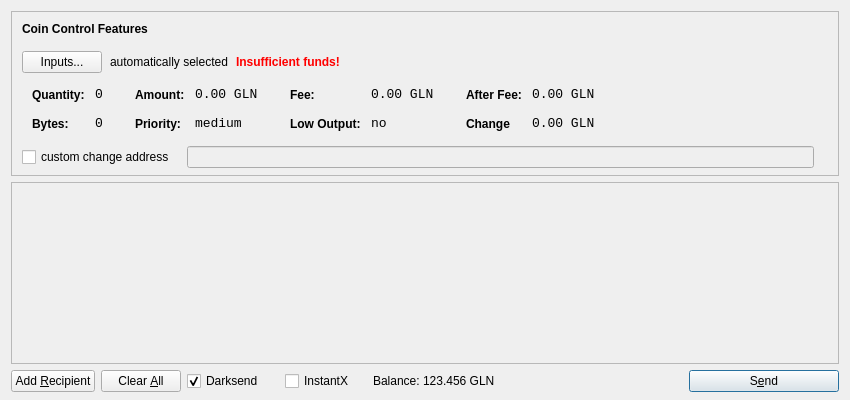
<?xml version="1.0" encoding="UTF-8"?>
<ui version="4.0">
 <class>SendCoinsDialog</class>
 <widget class="QDialog" name="SendCoinsDialog">
  <property name="geometry">
   <rect>
    <x>0</x>
    <y>0</y>
    <width>850</width>
    <height>400</height>
   </rect>
  </property>
  <property name="windowTitle">
   <string>Send Coins</string>
  </property>
  <layout class="QVBoxLayout" name="verticalLayout" stretch="0,1,0">
   <property name="bottomMargin">
    <number>8</number>
   </property>
   <item>
    <widget class="QFrame" name="frameCoinControl">
     <property name="sizePolicy">
      <sizepolicy hsizetype="Expanding" vsizetype="Expanding">
       <horstretch>0</horstretch>
       <verstretch>0</verstretch>
      </sizepolicy>
     </property>
     <property name="maximumSize">
      <size>
       <width>16777215</width>
       <height>16777215</height>
      </size>
     </property>
     <property name="frameShape">
      <enum>QFrame::StyledPanel</enum>
     </property>
     <property name="frameShadow">
      <enum>QFrame::Sunken</enum>
     </property>
     <layout class="QVBoxLayout" name="verticalLayoutCoinControl2">
      <property name="spacing">
       <number>-1</number>
      </property>
      <property name="leftMargin">
       <number>0</number>
      </property>
      <property name="topMargin">
       <number>0</number>
      </property>
      <property name="rightMargin">
       <number>0</number>
      </property>
      <property name="bottomMargin">
       <number>6</number>
      </property>
      <item>
       <layout class="QVBoxLayout" name="verticalLayoutCoinControl" stretch="0,0,0,0,1">
        <property name="spacing">
         <number>0</number>
        </property>
        <property name="leftMargin">
         <number>10</number>
        </property>
        <property name="topMargin">
         <number>10</number>
        </property>
        <item>
         <layout class="QHBoxLayout" name="horizontalLayoutCoinControl1">
          <property name="bottomMargin">
           <number>15</number>
          </property>
          <item>
           <widget class="QLabel" name="labelCoinControlFeatures">
            <property name="sizePolicy">
             <sizepolicy hsizetype="Preferred" vsizetype="Maximum">
              <horstretch>0</horstretch>
              <verstretch>0</verstretch>
             </sizepolicy>
            </property>
            <property name="font">
             <font>
              <weight>75</weight>
              <bold>true</bold>
             </font>
            </property>
            <property name="styleSheet">
             <string notr="true">font-weight:bold;</string>
            </property>
            <property name="text">
             <string>Coin Control Features</string>
            </property>
           </widget>
          </item>
         </layout>
        </item>
        <item>
         <layout class="QHBoxLayout" name="horizontalLayoutCoinControl2" stretch="0,0,0,0">
          <property name="spacing">
           <number>8</number>
          </property>
          <property name="bottomMargin">
           <number>10</number>
          </property>
          <item>
           <widget class="QPushButton" name="pushButtonCoinControl">
            <property name="styleSheet">
             <string notr="true"/>
            </property>
            <property name="text">
             <string>Inputs...</string>
            </property>
           </widget>
          </item>
          <item>
           <widget class="QLabel" name="labelCoinControlAutomaticallySelected">
            <property name="text">
             <string>automatically selected</string>
            </property>
            <property name="margin">
             <number>5</number>
            </property>
           </widget>
          </item>
          <item>
           <widget class="QLabel" name="labelCoinControlInsuffFunds">
            <property name="font">
             <font>
              <weight>75</weight>
              <bold>true</bold>
             </font>
            </property>
            <property name="styleSheet">
             <string notr="true">color:red;font-weight:bold;</string>
            </property>
            <property name="text">
             <string>Insufficient funds!</string>
            </property>
            <property name="margin">
             <number>5</number>
            </property>
           </widget>
          </item>
          <item>
           <spacer name="horizontalSpacerCoinControl">
            <property name="orientation">
             <enum>Qt::Horizontal</enum>
            </property>
            <property name="sizeHint" stdset="0">
             <size>
              <width>40</width>
              <height>1</height>
             </size>
            </property>
           </spacer>
          </item>
         </layout>
        </item>
        <item>
         <widget class="QWidget" name="widgetCoinControl" native="true">
          <property name="sizePolicy">
           <sizepolicy hsizetype="Preferred" vsizetype="Preferred">
            <horstretch>0</horstretch>
            <verstretch>0</verstretch>
           </sizepolicy>
          </property>
          <property name="minimumSize">
           <size>
            <width>0</width>
            <height>0</height>
           </size>
          </property>
          <property name="styleSheet">
           <string notr="true"/>
          </property>
          <layout class="QHBoxLayout" name="horizontalLayoutCoinControl5">
           <property name="margin">
            <number>0</number>
           </property>
           <item>
            <layout class="QHBoxLayout" name="horizontalLayoutCoinControl3" stretch="0,0,0,1">
             <property name="spacing">
              <number>20</number>
             </property>
             <property name="topMargin">
              <number>0</number>
             </property>
             <property name="bottomMargin">
              <number>10</number>
             </property>
             <item>
              <layout class="QFormLayout" name="formLayoutCoinControl1">
               <property name="horizontalSpacing">
                <number>10</number>
               </property>
               <property name="verticalSpacing">
                <number>14</number>
               </property>
               <property name="leftMargin">
                <number>10</number>
               </property>
               <property name="topMargin">
                <number>4</number>
               </property>
               <property name="rightMargin">
                <number>6</number>
               </property>
               <item row="0" column="0">
                <widget class="QLabel" name="labelCoinControlQuantityText">
                 <property name="styleSheet">
                  <string notr="true">font-weight:bold;</string>
                 </property>
                 <property name="text">
                  <string>Quantity:</string>
                 </property>
                 <property name="margin">
                  <number>0</number>
                 </property>
                </widget>
               </item>
               <item row="0" column="1">
                <widget class="QLabel" name="labelCoinControlQuantity">
                 <property name="font">
                  <font>
                   <family>Monospace</family>
                   <pointsize>10</pointsize>
                  </font>
                 </property>
                 <property name="cursor">
                  <cursorShape>IBeamCursor</cursorShape>
                 </property>
                 <property name="contextMenuPolicy">
                  <enum>Qt::ActionsContextMenu</enum>
                 </property>
                 <property name="text">
                  <string>0</string>
                 </property>
                 <property name="margin">
                  <number>0</number>
                 </property>
                 <property name="textInteractionFlags">
                  <set>Qt::LinksAccessibleByMouse|Qt::TextSelectableByKeyboard|Qt::TextSelectableByMouse</set>
                 </property>
                </widget>
               </item>
               <item row="1" column="0">
                <widget class="QLabel" name="labelCoinControlBytesText">
                 <property name="styleSheet">
                  <string notr="true">font-weight:bold;</string>
                 </property>
                 <property name="text">
                  <string>Bytes:</string>
                 </property>
                </widget>
               </item>
               <item row="1" column="1">
                <widget class="QLabel" name="labelCoinControlBytes">
                 <property name="font">
                  <font>
                   <family>Monospace</family>
                   <pointsize>10</pointsize>
                  </font>
                 </property>
                 <property name="cursor">
                  <cursorShape>IBeamCursor</cursorShape>
                 </property>
                 <property name="contextMenuPolicy">
                  <enum>Qt::ActionsContextMenu</enum>
                 </property>
                 <property name="text">
                  <string>0</string>
                 </property>
                 <property name="textInteractionFlags">
                  <set>Qt::LinksAccessibleByMouse|Qt::TextSelectableByKeyboard|Qt::TextSelectableByMouse</set>
                 </property>
                </widget>
               </item>
              </layout>
             </item>
             <item>
              <layout class="QFormLayout" name="formLayoutCoinControl2">
               <property name="horizontalSpacing">
                <number>10</number>
               </property>
               <property name="verticalSpacing">
                <number>14</number>
               </property>
               <property name="leftMargin">
                <number>6</number>
               </property>
               <property name="topMargin">
                <number>4</number>
               </property>
               <property name="rightMargin">
                <number>6</number>
               </property>
               <item row="0" column="0">
                <widget class="QLabel" name="labelCoinControlAmountText">
                 <property name="styleSheet">
                  <string notr="true">font-weight:bold;</string>
                 </property>
                 <property name="text">
                  <string>Amount:</string>
                 </property>
                 <property name="margin">
                  <number>0</number>
                 </property>
                </widget>
               </item>
               <item row="0" column="1">
                <widget class="QLabel" name="labelCoinControlAmount">
                 <property name="font">
                  <font>
                   <family>Monospace</family>
                   <pointsize>10</pointsize>
                  </font>
                 </property>
                 <property name="cursor">
                  <cursorShape>IBeamCursor</cursorShape>
                 </property>
                 <property name="contextMenuPolicy">
                  <enum>Qt::ActionsContextMenu</enum>
                 </property>
                 <property name="text">
                  <string>0.00 GLN</string>
                 </property>
                 <property name="textInteractionFlags">
                  <set>Qt::LinksAccessibleByMouse|Qt::TextSelectableByKeyboard|Qt::TextSelectableByMouse</set>
                 </property>
                </widget>
               </item>
               <item row="1" column="0">
                <widget class="QLabel" name="labelCoinControlPriorityText">
                 <property name="styleSheet">
                  <string notr="true">font-weight:bold;</string>
                 </property>
                 <property name="text">
                  <string>Priority:</string>
                 </property>
                </widget>
               </item>
               <item row="1" column="1">
                <widget class="QLabel" name="labelCoinControlPriority">
                 <property name="font">
                  <font>
                   <family>Monospace</family>
                   <pointsize>10</pointsize>
                  </font>
                 </property>
                 <property name="cursor">
                  <cursorShape>IBeamCursor</cursorShape>
                 </property>
                 <property name="contextMenuPolicy">
                  <enum>Qt::ActionsContextMenu</enum>
                 </property>
                 <property name="text">
                  <string>medium</string>
                 </property>
                 <property name="textInteractionFlags">
                  <set>Qt::LinksAccessibleByMouse|Qt::TextSelectableByKeyboard|Qt::TextSelectableByMouse</set>
                 </property>
                </widget>
               </item>
              </layout>
             </item>
             <item>
              <layout class="QFormLayout" name="formLayoutCoinControl3">
               <property name="horizontalSpacing">
                <number>10</number>
               </property>
               <property name="verticalSpacing">
                <number>14</number>
               </property>
               <property name="leftMargin">
                <number>6</number>
               </property>
               <property name="topMargin">
                <number>4</number>
               </property>
               <property name="rightMargin">
                <number>6</number>
               </property>
               <item row="0" column="0">
                <widget class="QLabel" name="labelCoinControlFeeText">
                 <property name="styleSheet">
                  <string notr="true">font-weight:bold;</string>
                 </property>
                 <property name="text">
                  <string>Fee:</string>
                 </property>
                 <property name="margin">
                  <number>0</number>
                 </property>
                </widget>
               </item>
               <item row="0" column="1">
                <widget class="QLabel" name="labelCoinControlFee">
                 <property name="font">
                  <font>
                   <family>Monospace</family>
                   <pointsize>10</pointsize>
                  </font>
                 </property>
                 <property name="cursor">
                  <cursorShape>IBeamCursor</cursorShape>
                 </property>
                 <property name="contextMenuPolicy">
                  <enum>Qt::ActionsContextMenu</enum>
                 </property>
                 <property name="text">
                  <string>0.00 GLN</string>
                 </property>
                 <property name="textInteractionFlags">
                  <set>Qt::LinksAccessibleByMouse|Qt::TextSelectableByKeyboard|Qt::TextSelectableByMouse</set>
                 </property>
                </widget>
               </item>
               <item row="1" column="0">
                <widget class="QLabel" name="labelCoinControlLowOutputText">
                 <property name="styleSheet">
                  <string notr="true">font-weight:bold;</string>
                 </property>
                 <property name="text">
                  <string>Low Output:</string>
                 </property>
                </widget>
               </item>
               <item row="1" column="1">
                <widget class="QLabel" name="labelCoinControlLowOutput">
                 <property name="font">
                  <font>
                   <family>Monospace</family>
                   <pointsize>10</pointsize>
                  </font>
                 </property>
                 <property name="cursor">
                  <cursorShape>IBeamCursor</cursorShape>
                 </property>
                 <property name="contextMenuPolicy">
                  <enum>Qt::ActionsContextMenu</enum>
                 </property>
                 <property name="text">
                  <string>no</string>
                 </property>
                 <property name="textInteractionFlags">
                  <set>Qt::LinksAccessibleByMouse|Qt::TextSelectableByKeyboard|Qt::TextSelectableByMouse</set>
                 </property>
                </widget>
               </item>
              </layout>
             </item>
             <item>
              <layout class="QFormLayout" name="formLayoutCoinControl4">
               <property name="horizontalSpacing">
                <number>10</number>
               </property>
               <property name="verticalSpacing">
                <number>14</number>
               </property>
               <property name="leftMargin">
                <number>6</number>
               </property>
               <property name="topMargin">
                <number>4</number>
               </property>
               <property name="rightMargin">
                <number>6</number>
               </property>
               <item row="0" column="0">
                <widget class="QLabel" name="labelCoinControlAfterFeeText">
                 <property name="styleSheet">
                  <string notr="true">font-weight:bold;</string>
                 </property>
                 <property name="text">
                  <string>After Fee:</string>
                 </property>
                 <property name="margin">
                  <number>0</number>
                 </property>
                </widget>
               </item>
               <item row="0" column="1">
                <widget class="QLabel" name="labelCoinControlAfterFee">
                 <property name="font">
                  <font>
                   <family>Monospace</family>
                   <pointsize>10</pointsize>
                  </font>
                 </property>
                 <property name="cursor">
                  <cursorShape>IBeamCursor</cursorShape>
                 </property>
                 <property name="contextMenuPolicy">
                  <enum>Qt::ActionsContextMenu</enum>
                 </property>
                 <property name="text">
                  <string>0.00 GLN</string>
                 </property>
                 <property name="textInteractionFlags">
                  <set>Qt::LinksAccessibleByMouse|Qt::TextSelectableByKeyboard|Qt::TextSelectableByMouse</set>
                 </property>
                </widget>
               </item>
               <item row="1" column="0">
                <widget class="QLabel" name="labelCoinControlChangeText">
                 <property name="styleSheet">
                  <string notr="true">font-weight:bold;</string>
                 </property>
                 <property name="text">
                  <string>Change</string>
                 </property>
                </widget>
               </item>
               <item row="1" column="1">
                <widget class="QLabel" name="labelCoinControlChange">
                 <property name="font">
                  <font>
                   <family>Monospace</family>
                   <pointsize>10</pointsize>
                  </font>
                 </property>
                 <property name="cursor">
                  <cursorShape>IBeamCursor</cursorShape>
                 </property>
                 <property name="contextMenuPolicy">
                  <enum>Qt::ActionsContextMenu</enum>
                 </property>
                 <property name="text">
                  <string>0.00 GLN</string>
                 </property>
                 <property name="textInteractionFlags">
                  <set>Qt::LinksAccessibleByMouse|Qt::TextSelectableByKeyboard|Qt::TextSelectableByMouse</set>
                 </property>
                </widget>
               </item>
              </layout>
             </item>
            </layout>
           </item>
          </layout>
         </widget>
        </item>
        <item>
         <layout class="QHBoxLayout" name="horizontalLayoutCoinControl4" stretch="0,0,0">
          <property name="spacing">
           <number>12</number>
          </property>
          <property name="sizeConstraint">
           <enum>QLayout::SetDefaultConstraint</enum>
          </property>
          <property name="topMargin">
           <number>5</number>
          </property>
          <property name="rightMargin">
           <number>5</number>
          </property>
          <item>
           <widget class="QCheckBox" name="checkBoxCoinControlChange">
            <property name="text">
             <string>custom change address</string>
            </property>
           </widget>
          </item>
          <item>
           <widget class="QLineEdit" name="lineEditCoinControlChange">
            <property name="enabled">
             <bool>false</bool>
            </property>
            <property name="sizePolicy">
             <sizepolicy hsizetype="Expanding" vsizetype="Fixed">
              <horstretch>0</horstretch>
              <verstretch>0</verstretch>
             </sizepolicy>
            </property>
           </widget>
          </item>
          <item>
           <widget class="QLabel" name="labelCoinControlChangeLabel">
            <property name="sizePolicy">
             <sizepolicy hsizetype="Preferred" vsizetype="Expanding">
              <horstretch>0</horstretch>
              <verstretch>0</verstretch>
             </sizepolicy>
            </property>
            <property name="minimumSize">
             <size>
              <width>0</width>
              <height>0</height>
             </size>
            </property>
            <property name="text">
             <string/>
            </property>
            <property name="margin">
             <number>3</number>
            </property>
           </widget>
          </item>
         </layout>
        </item>
        <item>
         <spacer name="verticalSpacerCoinControl">
          <property name="orientation">
           <enum>Qt::Vertical</enum>
          </property>
          <property name="sizeHint" stdset="0">
           <size>
            <width>800</width>
            <height>1</height>
           </size>
          </property>
         </spacer>
        </item>
       </layout>
      </item>
     </layout>
    </widget>
   </item>
   <item>
    <widget class="QScrollArea" name="scrollArea">
     <property name="widgetResizable">
      <bool>true</bool>
     </property>
     <widget class="QWidget" name="scrollAreaWidgetContents">
      <property name="geometry">
       <rect>
        <x>0</x>
        <y>0</y>
        <width>830</width>
        <height>165</height>
       </rect>
      </property>
      <layout class="QVBoxLayout" name="verticalLayout_2">
       <property name="margin">
        <number>0</number>
       </property>
       <item>
        <layout class="QVBoxLayout" name="entries">
         <property name="spacing">
          <number>6</number>
         </property>
        </layout>
       </item>
       <item>
        <spacer name="verticalSpacer">
         <property name="orientation">
          <enum>Qt::Vertical</enum>
         </property>
         <property name="sizeHint" stdset="0">
          <size>
           <width>20</width>
           <height>40</height>
          </size>
         </property>
        </spacer>
       </item>
      </layout>
     </widget>
    </widget>
   </item>
   <item>
    <layout class="QHBoxLayout" name="horizontalLayout">
     <item>
      <widget class="QPushButton" name="addButton">
       <property name="toolTip">
        <string>Send to multiple recipients at once</string>
       </property>
       <property name="text">
        <string>Add &amp;Recipient</string>
       </property>
       <property name="autoDefault">
        <bool>false</bool>
       </property>
      </widget>
     </item>
     <item>
      <widget class="QPushButton" name="clearButton">
       <property name="sizePolicy">
        <sizepolicy hsizetype="Minimum" vsizetype="Fixed">
         <horstretch>0</horstretch>
         <verstretch>0</verstretch>
        </sizepolicy>
       </property>
       <property name="toolTip">
        <string>Remove all transaction fields</string>
       </property>
       <property name="text">
        <string>Clear &amp;All</string>
       </property>
       <property name="autoRepeatDelay">
        <number>300</number>
       </property>
       <property name="autoDefault">
        <bool>false</bool>
       </property>
      </widget>
     </item>
     <item>
      <layout class="QHBoxLayout" name="horizontalLayout_2">
       <property name="spacing">
        <number>3</number>
       </property>
        <item>
        <widget class="QCheckBox" name="checkUseDarksend">
         <property name="minimumSize">
          <size>
           <width>95</width>
           <height>0</height>
          </size>
         </property>
         <property name="text">
          <string>Darksend</string>
         </property>
         <property name="checked">
          <bool>true</bool>
         </property>
        </widget>
       </item>
       <item>
        <widget class="QCheckBox" name="checkInstantX">
         <property name="enabled">
          <bool>true</bool>
         </property>
         <property name="minimumSize">
          <size>
           <width>85</width>
           <height>0</height>
          </size>
         </property>
         <property name="text">
          <string>InstantX</string>
         </property>
        </widget>
       </item>
       <item>
        <widget class="QLabel" name="label">
         <property name="sizePolicy">
          <sizepolicy hsizetype="Preferred" vsizetype="Fixed">
           <horstretch>0</horstretch>
           <verstretch>0</verstretch>
          </sizepolicy>
         </property>
         <property name="text">
          <string>Balance:</string>
         </property>
        </widget>
       </item>
       <item>
        <widget class="QLabel" name="labelBalance">
         <property name="sizePolicy">
          <sizepolicy hsizetype="Preferred" vsizetype="Fixed">
           <horstretch>0</horstretch>
           <verstretch>0</verstretch>
          </sizepolicy>
         </property>
         <property name="cursor">
          <cursorShape>IBeamCursor</cursorShape>
         </property>
         <property name="text">
          <string>123.456 GLN</string>
         </property>
         <property name="textInteractionFlags">
          <set>Qt::LinksAccessibleByMouse|Qt::TextSelectableByKeyboard|Qt::TextSelectableByMouse</set>
         </property>
        </widget>
       </item>
      </layout>
     </item>
     <item>
      <spacer name="horizontalSpacer">
       <property name="orientation">
        <enum>Qt::Horizontal</enum>
       </property>
       <property name="sizeHint" stdset="0">
        <size>
         <width>40</width>
         <height>20</height>
        </size>
       </property>
      </spacer>
     </item>
     <item>
      <widget class="QPushButton" name="sendButton">
       <property name="minimumSize">
        <size>
         <width>150</width>
         <height>0</height>
        </size>
       </property>
       <property name="toolTip">
        <string>Confirm the send action</string>
       </property>
       <property name="text">
        <string>S&amp;end</string>
       </property>
       <property name="icon">
        <iconset resource="../bitcoin.qrc">
         <normaloff>:/icons/send</normaloff>:/icons/send</iconset>
       </property>
       <property name="default">
        <bool>true</bool>
       </property>
      </widget>
     </item>
    </layout>
   </item>
  </layout>
 </widget>
 <resources>
  <include location="../bitcoin.qrc"/>
 </resources>
 <connections/>
</ui>
